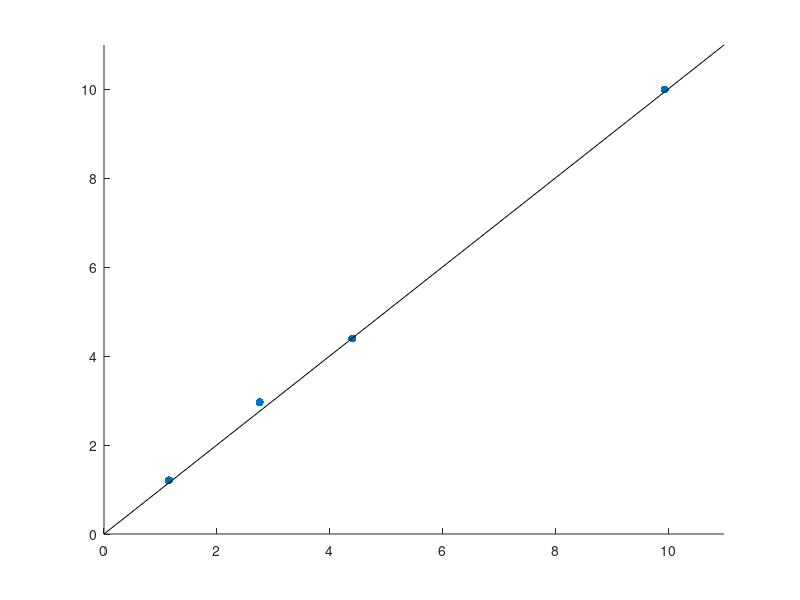

Write the MATLAB code that produced this figure.
% This rootine implements an alternate scheme of computing areal-average-
% infiltration using series formulation: the numerical integration sceheme
% is used to compute the second term in Eq. (13) of Govindaraju et al. (2001)
% Ref: Govindaraju et al. (2001); Areal Infiltration modeling...

clear all
close all
clc

mu_ks=1;
sigma_ks=0.86;
psi=699.64;
delta_theta=0.122;
r=[4.4,13.6,2.80,1.2];
obs=[4.4,9.94,2.76,1.152];
t=0:0.5:2;
n_ks=1000;

mu_y=log(mu_ks/(1+(sigma_ks/mu_ks)^2)^0.5); % mean of log(Ks)
sigma_y=(log(1+(sigma_ks/mu_ks)^2))^0.5;    % standard deviation of log(Ks)

% critical hydraulic conductivity during each time-interval
r_avg=cumsum(r.*t(2:end))./cumsum(t(2:end));
Kc=r./(psi*delta_theta./(r_avg.*t(2:end))+1);

% draw samples from log-normal distribution of Ks
y_samps=normrnd(mu_y,sigma_y,n_ks,1);     % random samples of y=ln(x)
K_samps=exp(y_samps);                     % random samples of Ks


%
F=zeros(n_ks,1);

for t_ind=2:length(t)
    
    t_tmp=t(t_ind);
    r_tmp=r(t_ind-1);
    Kc_tmp=Kc(t_ind-1);
    mu_omega(t_ind-1)=1-0.5*erfc((log(Kc_tmp)-mu_y)/sigma_y/2^0.5);
    
    % compute cumulative infiltration at the end of each time-step for
    % different values of Ks
    for K_ind=1:length(K_samps)
        K_tmp=K_samps(K_ind);
        F_tmp=F(K_ind,t_ind-1)+r_tmp*(t_tmp-t(t_ind-1));
        if K_tmp<Kc_tmp
            
            Fp(K_ind,t_ind-1)=K_tmp*psi*delta_theta./(r_tmp-K_tmp);
            tp(K_ind,t_ind-1)=t(t_ind-1)+...
                (Fp(K_ind,t_ind-1)-F(K_ind,t_ind-1))/r_tmp;
            
%             if tp(K_ind,t_ind-1)<t(t_ind-1)
%                 tp(K_ind,t_ind-1)=t(t_ind-1);
%                 Fp(K_ind,t_ind-1)=F(K_ind,t_ind-1);
%             end
            
            F(K_ind,t_ind)=min(F_tmp,Fp(K_ind,t_ind-1)+...
                sqrt(2*K_tmp*psi*delta_theta)*(t_tmp^0.5-tp(K_ind,t_ind-1)^0.5)+...
                2/3*K_tmp*(t_tmp-tp(K_ind,t_ind-1))+...
                1/18*(2*K_tmp^3/psi/delta_theta)^0.5*(t_tmp^1.5-tp(K_ind,t_ind-1)^1.5));
            
        else
            F(K_ind,t_ind)=F_tmp;
        end
    end
    
    % compute the second term in Eq. (13) of Govindaraju et al. (2001) at
    % time-step t_ind, for each value of K
    T2(:,t_ind-1)=K_samps.*(1+psi*delta_theta./F(:,t_ind));
    ind=find(K_samps>Kc_tmp);
    T2(ind,t_ind-1)=0;
end

I=r.*(1-mu_omega)+mean(T2);
scatter(obs,I,'filled');
hold on
xlim([0 max([obs,I])+1]); ylim([0 max([obs,I])+1]);
plot([0 max([obs,I])+1],[0 max([obs,I]+1)],'color','black')